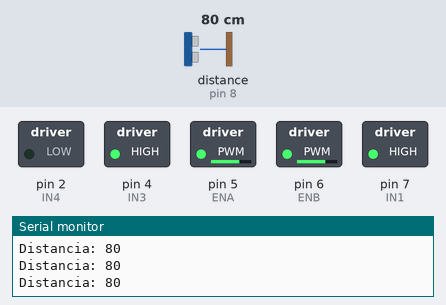
Recording of a sketch running on a simulated Arduino Uno, built with avr-gcc and run on an emulated ATmega328P. Parts: switched loads named in the sketch (green lamp = pin HIGH), the last lines printed to the serial monitor. The inputs (shaded band) are chosen by the test bench; at power-on: distance to the obstacle (sensor on pin 8) 80 cm. The echo pulse lasts 58.3 µs per cm; pins used as bus, display or sensor lines are not drawn.

Above: at 1.2 s.
1.3 s: distance to the obstacle (sensor on pin 8) set to 29 cm
2.8 s: distance to the obstacle (sensor on pin 8) set to 23 cm
At 4.0 s:
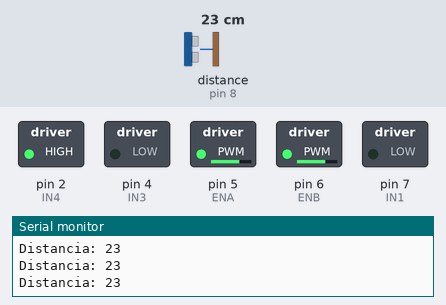
4.8 s: distance to the obstacle (sensor on pin 8) set to 36 cm
6.3 s: distance to the obstacle (sensor on pin 8) set to 45 cm
At 7.5 s:
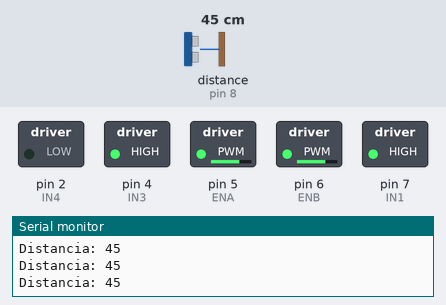
7.8 s: distance to the obstacle (sensor on pin 8) set to 2 cm
At 9.6 s:
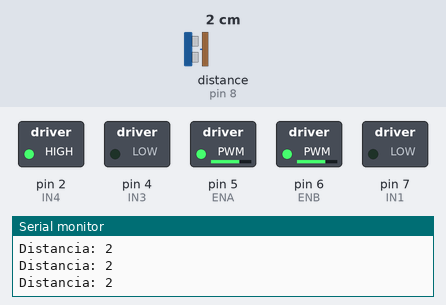
Timing chart, 0 to 10.7 s (numbered marks = the images above; inputs shaded):
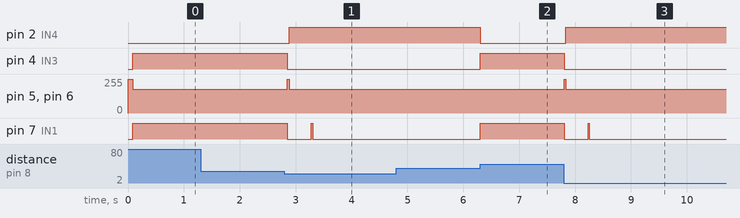

The sketch:

evasor-mapa-antiguo.ino
```cpp
// Referencia de prueba: estados y lectura periódica, no se muestra en la lección.
const int IN1=7, IN2=8, IN3=4, IN4=2, ENA=5, ENB=6;
int estado=0;
unsigned long inicio=0, medida=0;
void motores(int a, int b) {
  digitalWrite(IN1,a>0); digitalWrite(IN2,a<0);
  digitalWrite(IN3,b>0); digitalWrite(IN4,b<0);
  analogWrite(ENA,a==0?255:180); analogWrite(ENB,b==0?255:180);
}
void setup() {
  Serial.begin(9600);
  pinMode(7,OUTPUT); pinMode(8,INPUT);
  pinMode(IN1,OUTPUT); pinMode(IN2,OUTPUT);
  pinMode(IN3,OUTPUT); pinMode(IN4,OUTPUT);
  motores(0,0);
}
void loop() {
  unsigned long ahora=millis();
  if(ahora-medida>=75) {
    medida=ahora;
    digitalWrite(7,LOW); delayMicroseconds(2);
    digitalWrite(7,HIGH); delayMicroseconds(10); digitalWrite(7,LOW);
    unsigned long eco=pulseIn(8,HIGH,30000);
    int cm=eco/58;
    if(eco==0) { estado=4; motores(0,0); }
    else if(estado==4) { estado=0; }
    if(eco!=0) {
      if(estado==0 && cm<=25) { estado=1; inicio=millis(); motores(0,0); }
      if(estado==3 && cm>40) estado=0;
      if(estado==0) motores(1,1);
    }
    Serial.print("Distancia: "); Serial.println(cm);
  }
  ahora=millis();
  if(estado==1 && ahora-inicio>=30) { estado=2; inicio=ahora; motores(-1,-1); }
  if(estado==2 && ahora-inicio>=400) { estado=3; motores(1,-1); }
}
```

Measured:
- the behaviour switches between 26 and 25 cm on distance to the obstacle (sensor on pin 8) (found by bisection; images 0 and 1)
- the behaviour switches between 40 and 41 cm on distance to the obstacle (sensor on pin 8) (found by bisection; images 1 and 2)
- after the input at 2.8 s, pin 2 (IN4): LOW → HIGH after 0.08 s; pin 4 (IN3): HIGH → LOW after 0.05 s; pin 5 (ENA), pin 6 (ENB): 180/255 → 255/255 after 0.05 s, → 180/255 0.03 s later; pin 7 (IN1): HIGH → LOW after 0.05 s, → HIGH 0.43 s later, → LOW 0.02 s later
- after the input at 6.3 s, pin 2 (IN4): HIGH → LOW at once; pin 4 (IN3), pin 7 (IN1): LOW → HIGH at once
- after the input at 7.8 s, pin 2 (IN4): LOW → HIGH at once; pin 4 (IN3): HIGH → LOW at once; pin 5 (ENA), pin 6 (ENB): 180/255 → 255/255 at once, → 180/255 0.03 s later; pin 7 (IN1): HIGH → LOW at once, → HIGH 0.43 s later, → LOW 0.02 s later
